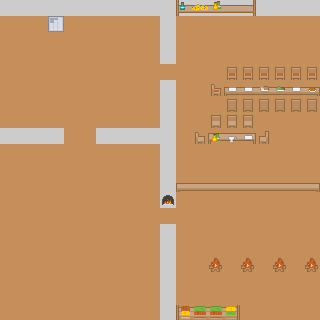

This game map was drawn from its Tiled (.tmx) file and the tilesets committed beside it. A one-line description and the full map source follow:
An orthogonal 20x20 tile map with 16x16 px tiles, 3 tile layers (Tile Layer 1, Tile Layer 2, Tile Layer 3).

<map version="1.0" orientation="orthogonal" renderorder="right-down" width="20" height="20" tilewidth="16" tileheight="16" nextobjectid="1">
 <tileset firstgid="1" name="Lots of tiles" tilewidth="16" tileheight="16" spacing="1" tilecount="1767" columns="57">
  <image source="roguelikeSheet_transparent.png" width="968" height="526" />
 </tileset>
 <layer name="Tile Layer 1" width="20" height="20">
  <data encoding="csv">
881,881,881,881,881,881,881,881,881,881,881,881,881,881,881,881,881,881,881,881,
1280,1280,1280,1280,1280,1280,1280,1280,1280,1280,881,1280,1280,1280,1280,1280,1280,1280,1280,1280,
1280,1280,1280,1280,1280,1280,1280,1280,1280,1280,881,1280,1280,1280,1280,1280,1280,1280,1280,1280,
1280,1280,1280,1280,1280,1280,1280,1280,1280,1280,881,1280,1280,1280,1280,1280,1280,1280,1280,1280,
1280,1280,1280,1280,1280,1280,1280,1280,1280,1280,1280,1280,1280,1280,1280,1280,1280,1280,1280,1280,
1280,1280,1280,1280,1280,1280,1280,1280,1280,1280,881,1280,1280,1280,1280,1280,1280,1280,1280,1280,
1280,1280,1280,1280,1280,1280,1280,1280,1280,1280,881,1280,1280,1280,1280,1280,1280,1280,1280,1280,
1280,1280,1280,1280,1280,1280,1280,1280,1280,1280,881,1280,1280,1280,1280,1280,1280,1280,1280,1280,
881,881,881,881,1280,1280,881,881,881,881,881,1280,1280,1280,1280,1280,1280,1280,1280,1280,
1280,1280,1280,1280,1280,1280,1280,1280,1280,1280,881,1280,1280,1280,1280,1280,1280,1280,1280,1280,
1280,1280,1280,1280,1280,1280,1280,1280,1280,1280,881,1280,1280,1280,1280,1280,1280,1280,1280,1280,
1280,1280,1280,1280,1280,1280,1280,1280,1280,1280,881,1280,1280,1280,1280,1280,1280,1280,1280,1280,
1280,1280,1280,1280,1280,1280,1280,1280,1280,1280,881,1280,1280,1280,1280,1280,1280,1280,1280,1280,
1280,1280,1280,1280,1280,1280,1280,1280,1280,1280,1280,1280,1280,1280,1280,1280,1280,1280,1280,1280,
1280,1280,1280,1280,1280,1280,1280,1280,1280,1280,881,1280,1280,1280,1280,1280,1280,1280,1280,1280,
1280,1280,1280,1280,1280,1280,1280,1280,1280,1280,881,1280,1280,1280,1280,1280,1280,1280,1280,1280,
1280,1280,1280,1280,1280,1280,1280,1280,1280,1280,881,1280,1280,1280,1280,1280,1280,1280,1280,1280,
1280,1280,1280,1280,1280,1280,1280,1280,1280,1280,881,1280,1280,1280,1280,1280,1280,1280,1280,1280,
1280,1280,1280,1280,1280,1280,1280,1280,1280,1280,881,1280,1280,1280,1280,1280,1280,1280,1280,1280,
1280,1280,1280,1280,1280,1280,1280,1280,1280,1280,881,1280,1280,1280,1280,1280,1280,1280,1280,1280
</data>
 </layer>
 <layer name="Tile Layer 2" width="20" height="20">
  <data encoding="csv">
0,0,0,0,0,0,0,0,0,0,0,0,0,0,0,0,0,0,0,0,
0,0,0,1056,0,0,0,0,0,0,0,0,0,0,0,0,0,0,0,0,
0,0,0,0,0,0,0,0,0,0,0,0,0,0,0,0,0,0,0,0,
0,0,0,0,0,0,0,0,0,0,0,0,0,0,0,0,0,0,0,0,
0,0,0,0,0,0,0,0,0,0,0,0,0,0,134,134,134,134,134,134,
0,0,0,0,0,0,0,0,0,0,0,0,0,193,255,256,256,256,256,370,
0,0,0,0,0,0,0,0,0,0,0,0,0,0,135,135,135,135,135,135,
0,0,0,0,0,0,0,0,0,0,0,0,0,248,248,248,0,0,0,0,
0,0,0,0,0,0,0,0,0,0,0,0,307,198,199,313,251,0,0,0,
0,0,0,0,0,0,0,0,0,0,0,0,0,0,0,0,0,0,0,0,
0,0,0,0,0,0,0,0,0,0,0,0,0,0,0,0,0,0,0,0,
0,0,0,0,0,0,0,0,0,0,0,0,0,0,0,0,0,0,0,0,
0,0,0,0,0,0,0,0,0,0,0,0,0,0,0,0,0,0,0,0,
0,0,0,0,0,0,0,0,0,0,0,0,0,0,0,0,0,0,0,0,
0,0,0,0,0,0,0,0,0,0,0,0,0,0,0,0,0,0,0,0,
0,0,0,0,0,0,0,0,0,0,0,0,0,0,0,0,0,0,0,0,
0,0,0,0,0,0,0,0,0,0,0,0,0,0,0,0,0,0,0,0,
0,0,0,0,0,0,0,0,0,0,0,0,0,0,0,0,0,0,0,0,
0,0,0,0,0,0,0,0,0,0,0,0,0,0,0,0,0,0,0,0,
0,0,0,0,0,0,0,0,0,0,0,0,0,0,0,0,0,0,0,0
</data>
 </layer>
 <layer name="Tile Layer 3" width="20" height="20">
  <data encoding="csv">
0,0,0,0,0,0,0,0,0,0,0,298,242,241,239,353,0,0,0,0,
0,0,0,0,0,0,0,0,0,0,0,0,0,0,0,0,0,0,0,0,
0,0,0,0,0,0,0,0,0,0,0,0,0,0,0,0,0,0,0,0,
0,0,0,0,0,0,0,0,0,0,0,0,0,0,0,0,0,0,0,0,
0,0,0,0,0,0,0,0,0,0,0,0,0,0,0,0,0,0,0,0,
0,0,0,0,0,0,0,0,0,0,0,0,0,0,796,796,797,798,796,969,
0,0,0,0,0,0,0,0,0,0,0,0,0,0,0,0,0,0,0,0,
0,0,0,0,0,0,0,0,0,0,0,0,0,0,0,0,0,0,0,0,
0,0,0,0,0,0,0,0,0,0,0,0,0,682,1024,796,0,0,0,0,
0,0,0,0,0,0,0,0,0,0,0,0,0,0,0,0,0,0,0,0,
0,0,0,0,0,0,0,0,0,0,0,0,0,0,0,0,0,0,0,0,
0,0,0,0,0,0,0,0,0,0,0,255,256,256,256,256,256,256,256,370,
0,0,0,0,0,0,0,0,0,0,14,0,0,0,0,0,0,0,0,0,
0,0,0,0,0,0,0,0,0,0,0,0,0,0,0,0,0,0,0,0,
0,0,0,0,0,0,0,0,0,0,0,0,0,0,0,0,0,0,0,0,
0,0,0,0,0,0,0,0,0,0,0,0,0,0,0,0,0,0,0,0,
0,0,0,0,0,0,0,0,0,0,0,0,0,471,0,471,0,471,0,471,
0,0,0,0,0,0,0,0,0,0,0,0,0,0,0,0,0,0,0,0,
0,0,0,0,0,0,0,0,0,0,0,0,0,0,0,0,0,0,0,0,
0,0,0,0,0,0,0,0,0,0,0,358,359,359,360,0,0,0,0,0
</data>
 </layer>
</map>
